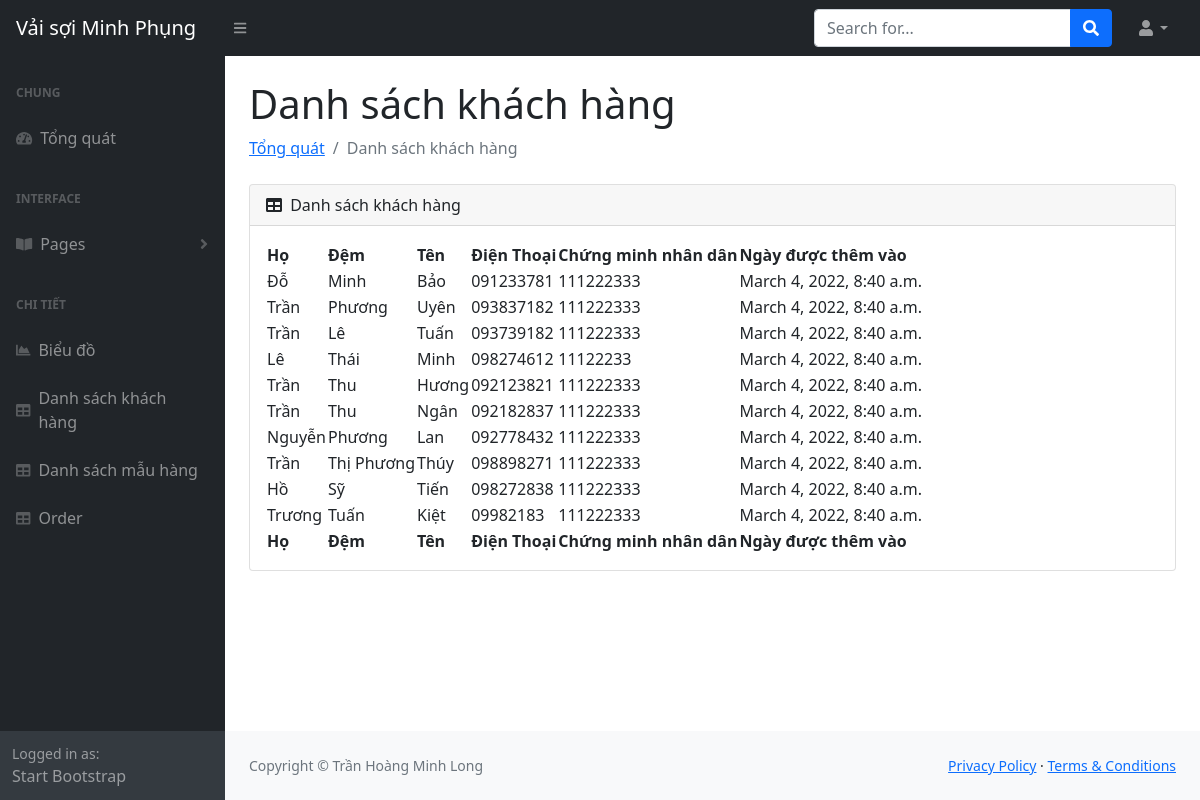
Page /customerTable on the committed database.
### management/models.py (models this page shows, shortened)
class Customer(models.Model):
    customer_id = models.BigAutoField(primary_key=True)
    lastname = models.CharField(max_length=64)
    middlename = models.CharField(max_length=64, null=True)
    firstname = models.CharField(max_length=64)
    phone = models.CharField(max_length=64, null=True)
    socialnumber = models.IntegerField(null=True)
    customer_date = models.DateTimeField(auto_now_add=True, null=True)

### management/views.py (the view)
# urls.py: path('customerTable',views.customerTable),
def customerTable(request):
    customers = Customer.objects.all()
    context = {
        'customers' : customers,
    }
    return render(request, 'management/customerTable.html', context)

### management/templates/management/customerTable.html (shortened to what this page needs)
{% load static %}
<!DOCTYPE html>
<html lang="en">
    <head>
        <link href="https://cdn.jsdelivr.net/npm/bootstrap@5.1.3/dist/css/bootstrap.min.css" rel="stylesheet">
        <link href="https://cdn.jsdelivr.net/npm/simple-datatables@latest/dist/style.css" rel="stylesheet" />
        <link href="{% static 'css/styles.css'%}" rel="stylesheet" />
    </head>
    <body class="sb-nav-fixed">
            {% include 'management/navbar.html' %}
            <div id="layoutSidenav">
                {% include 'management/sidenavbar.html' %}
            <div id="layoutSidenav_content">
                <main>
                    <div class="container-fluid px-4">
                        <h1 class="mt-4">Danh sách khách hàng</h1>
                        <ol class="breadcrumb mb-4">
                            <li class="breadcrumb-item"><a href="home">Tổng quát</a></li>
                            <li class="breadcrumb-item active">Danh sách khách hàng</li>
                        </ol>
                        <div class="card mb-4">
                            <div class="card-header">
                                <i class="fas fa-table me-1"></i>
                                Danh sách khách hàng
                            </div>
                            <div class="card-body">
                                <table id="datatablesSimple">
                                    <thead>
                                        <tr>
                                            <th>Họ</th>
                                            <th>Đệm</th>
                                            <th>Tên</th>
                                            <th>Điện Thoại</th>
                                            <th>Chứng minh nhân dân</th>
                                            <th>Ngày được thêm vào</th>
                                        </tr>
                                    </thead>
                                    <tfoot>
                                        <tr>
                                            <th>Họ</th>
                                            <th>Đệm</th>
                                            <th>Tên</th>
                                            <th>Điện Thoại</th>
                                            <th>Chứng minh nhân dân</th>
                                            <th>Ngày được thêm vào</th>
                                        </tr>
                                    </tfoot>
                                    <tbody>
                                        {% for customer in customers %}
                                        <tr>
                                                <td>{{customer.lastname}}</td>
                                                <td>{{customer.middlename}}</td>
                                                <td>{{customer.firstname}}</td>
                                                <td>{{customer.phone}}</td>
                                                <td>{{customer.socialnumber}}</td>
                                                <td>{{customer.customer_date}}</td>
                                        </tr>
                                        {% endfor %}
                                    </tbody>
                                </table>
                            </div>
                        </div>
                    </div>
                </main>
                {% include 'management/footer.html' %}
            </div>
        </div>
    </body>
</html>

### rows in the picture
Customer: lastname "Đỗ", middlename "Minh", firstname "Bảo", phone "091233781", socialnumber "111222333", customer_date "March 4, 2022, 8:40 a.m."
Customer: lastname "Trần", middlename "Phương", firstname "Uyên", phone "093837182", socialnumber "111222333", customer_date "March 4, 2022, 8:40 a.m."
Customer: lastname "Trần", middlename "Lê", firstname "Tuấn", phone "093739182", socialnumber "111222333", customer_date "March 4, 2022, 8:40 a.m."
Customer: lastname "Lê", middlename "Thái", firstname "Minh", phone "098274612", socialnumber "11122233", customer_date "March 4, 2022, 8:40 a.m."
Customer: lastname "Trần", middlename "Thu", firstname "Hương", phone "092123821", socialnumber "111222333", customer_date "March 4, 2022, 8:40 a.m."
Customer: lastname "Trần", middlename "Thu", firstname "Ngân", phone "092182837", socialnumber "111222333", customer_date "March 4, 2022, 8:40 a.m."
Customer: lastname "Nguyễn", middlename "Phương", firstname "Lan", phone "092778432", socialnumber "111222333", customer_date "March 4, 2022, 8:40 a.m."
Customer: lastname "Trần", middlename "Thị Phương", firstname "Thúy", phone "098898271", socialnumber "111222333", customer_date "March 4, 2022, 8:40 a.m."
Customer: lastname "Hồ", middlename "Sỹ", firstname "Tiến", phone "098272838", socialnumber "111222333", customer_date "March 4, 2022, 8:40 a.m."
Customer: lastname "Trương", middlename "Tuấn", firstname "Kiệt", phone "09982183", socialnumber "111222333", customer_date "March 4, 2022, 8:40 a.m."
